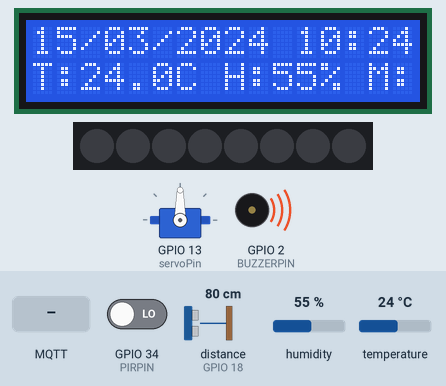
Bench run of a sketch on a simulated ESP32-S2. Parts: 16×2 character LCD, 8 RGB LEDs in strip order, left to right, servo, buzzer (waves = sounding). Wiring (from diagram.json): ultrasonic range finder: trigger GPIO 5; echo GPIO 18. The inputs (shaded band) are chosen by the test bench; at power-on: GPIO 34 (PIRPIN) LOW, distance to the obstacle (sensor on GPIO 18) 80 cm, humidity 55 %, temperature 24 °C. The echo pulse lasts 58.3 µs per cm; WiFi joins after 1.5 s; servers stay silent unless stated; the local clock reads 2024-03-15 10:24:30 at power-on unless the sketch sets it; random numbers use the default seed unless the sketch sets one; no MQTT or app messages arrive unless stated; what the sketch prints to the serial monitor is not drawn.

Above: at 2.8 s.
2.9 s: GPIO 34 (PIRPIN) driven HIGH
At 7.1 s:
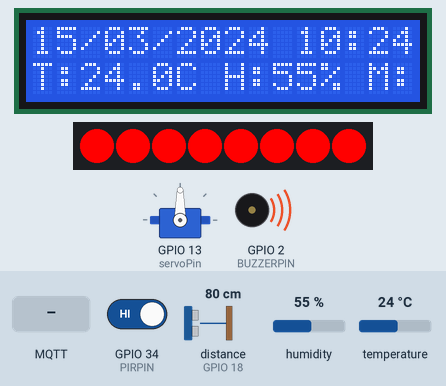
8.1 s: distance to the obstacle (sensor on GPIO 18) set to 94 cm
12.9 s: distance to the obstacle (sensor on GPIO 18) set to 104 cm
At 17.1 s:
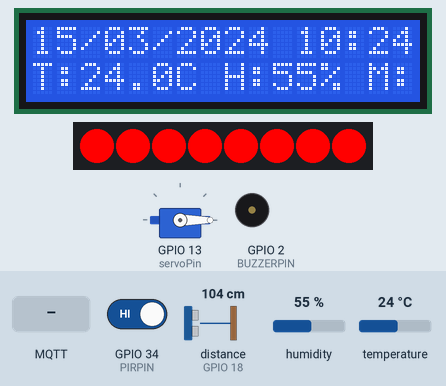
18.2 s: MQTT message "abrir" arrives on the first subscribed topic
At 22.0 s:
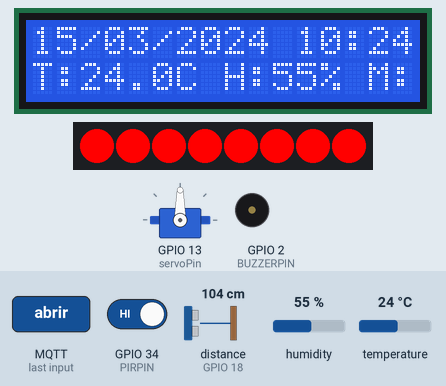
23.2 s: GPIO 34 (PIRPIN) driven LOW
At 28.2 s:
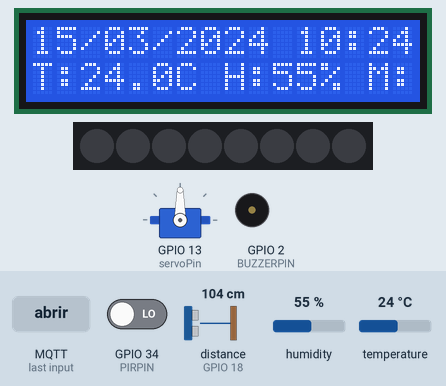
33.3 s: humidity set to 22 %
At 38.2 s:
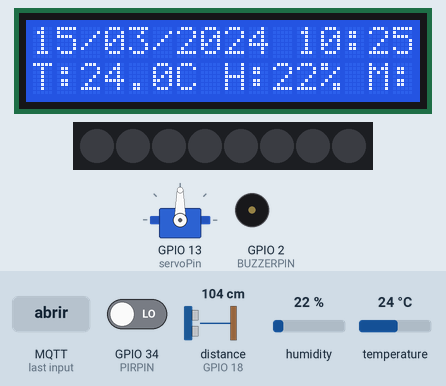
Timing chart, 0 to 39.3 s (numbered marks = the images above; inputs shaded):
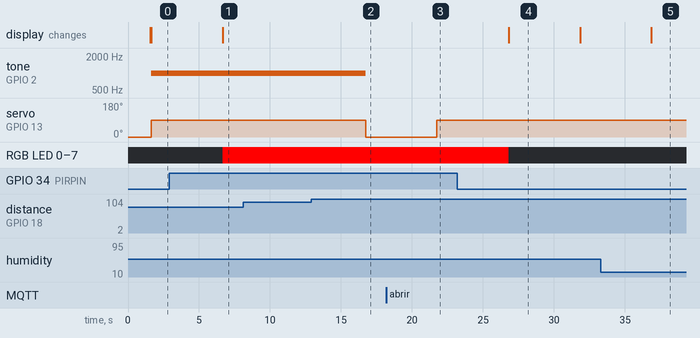

The sketch:

sketch.ino
```cpp
#include <DHT.h>
#include <WiFi.h>
#include <Wire.h>
#include <PubSubClient.h>
#include <LiquidCrystal.h>
#include <Adafruit_NeoPixel.h>
#include <ESP32Servo.h>
#include "time.h"

// ---- Configuración NTP ----
const char* NTP_SERVER = "pool.ntp.org";
const long UTC_OFFSET = -21600; // GMT-6
const long UTC_OFFSET_DST = 0;

// ---- Pines ----
#define DHTPIN 4
#define PIRPIN 34
#define TRIGPIN 5
#define ECHOPIN 18
#define BUZZERPIN 2
#define RING_DIN 15
const int servoPin = 13;

// LCD
LiquidCrystal lcd(16, 17, 19, 20, 21, 26);

// MQTT
const char* mqttServer = "broker.hivemq.com";
const int mqttPort = 1883;
const char* topicTemp = "sensor/temperatura";
const char* topicHumi = "sensor/humedad";
const char* topicMovimiento = "sensor/movimiento";
const char* topicDistancia = "sensor/distancia";
const char* topicFecha = "sensor/fecha";
const char* topicServo = "sensor/servo";

WiFiClient espClient;
PubSubClient client(espClient);

// Sensores
DHT dht(DHTPIN, DHT22);
Adafruit_NeoPixel pixels(8, RING_DIN, NEO_GRB + NEO_KHZ800);
Servo miServo;

// Estado
bool controlManual = false;
unsigned long tiempoActivacionServo = 0;
String estadoServo = "cerrado";
int pirState = LOW;

void setup() {
  Serial.begin(115200);
  pinMode(PIRPIN, INPUT);
  pinMode(TRIGPIN, OUTPUT);
  pinMode(ECHOPIN, INPUT);
  pinMode(BUZZERPIN, OUTPUT);
  pinMode(RING_DIN, OUTPUT);

  WiFi.begin("Wokwi-GUEST", "");
  while (WiFi.status() != WL_CONNECTED) {
    delay(500);
    Serial.print(".");
  }
  Serial.println("\nWiFi conectado");

  configTime(UTC_OFFSET, UTC_OFFSET_DST, NTP_SERVER);
  dht.begin();
  lcd.begin(16, 2);
  Wire.begin();
  pixels.begin();
  pixels.show();
  miServo.attach(servoPin);
  miServo.write(0); // Inicialmente cerrado

  client.setServer(mqttServer, mqttPort);
  client.setCallback(callback);
  while (!client.connected()) {
    Serial.print("Conectado a MQTT...");
    String clientID = "esp32_client_" + String(random(0xffff), HEX);
    if (client.connect(clientID.c_str())) {
      client.subscribe("home9/ebb2025/servo1");
      client.publish(topicServo, estadoServo.c_str());
    } else {
      delay(2000);
    }
  }
}

void loop() {
  client.loop();

  float temp = dht.readTemperature();
  float humi = dht.readHumidity();
  float distancia = medirDistancia();
  int val = digitalRead(PIRPIN);
  String fechaHora = obtenerFechaHora();

  // Mostrar en LCD
  lcd.setCursor(0, 0); lcd.print("                ");
  lcd.setCursor(0, 0); lcd.print(fechaHora);
  lcd.setCursor(0, 1);
  lcd.printf("T:%.1fC H:%d%% M:%d D:%dcm  ", temp, (int)humi, val == HIGH, (int)distancia);

  // --- Mostrar en formato JSON en Serial ---
  Serial.println("{");
  Serial.print("  \"fecha_hora\": \""); Serial.println(fechaHora);
  Serial.print("  \"temperatura_c\": "); Serial.println(temp, 2);
  Serial.print("  \"humedad_pct\": "); Serial.println(humi, 2);
  Serial.print("  \"movimiento\": "); Serial.println(val == HIGH ? "SI" : "No");
  Serial.print("  \"distancia_cm\": "); Serial.println(distancia, 2);
  Serial.print("  \"estado_servo\": \""); Serial.print(estadoServo); Serial.println("\"");
  Serial.println("}");
  Serial.println();

  // NeoPixel
  if (val == HIGH) {
    activarNeoPixel(255, 0, 0);
    if (pirState == LOW) pirState = HIGH;
  } else {
    apagarNeoPixel();
    if (pirState == HIGH) pirState = LOW;
  }

  // Buzzer
  if (distancia < 100) tone(BUZZERPIN, 1000);
  else noTone(BUZZERPIN);

  // Servo automático (si no está en control manual)
  if (!controlManual) {
    if (distancia < 100) {
      miServo.write(90);
      if (estadoServo != "abierto") {
        estadoServo = "abierto";
        client.publish(topicServo, estadoServo.c_str());
      }
      tiempoActivacionServo = millis();
    } else if (millis() - tiempoActivacionServo >= 5000) {
      miServo.write(0);
      if (estadoServo != "cerrado") {
        estadoServo = "cerrado";
        client.publish(topicServo, estadoServo.c_str());
      }
    }
  }

  // Publicar datos por MQTT
  client.publish(topicTemp, String(temp).c_str());
  client.publish(topicHumi, String(humi).c_str());
  client.publish(topicMovimiento, String(val).c_str());
  client.publish(topicDistancia, String(distancia).c_str());
  client.publish(topicFecha, fechaHora.c_str());

  delay(5000);
}

float medirDistancia() {
  digitalWrite(TRIGPIN, LOW);
  delayMicroseconds(2);
  digitalWrite(TRIGPIN, HIGH);
  delayMicroseconds(10);
  digitalWrite(TRIGPIN, LOW);
  return pulseIn(ECHOPIN, HIGH) / 58.0;
}

String obtenerFechaHora() {
  struct tm timeinfo;
  if (!getLocalTime(&timeinfo)) {
    return "Sin hora";
  }
  char buffer[20];
  strftime(buffer, sizeof(buffer), "%d/%m/%Y %H:%M:%S", &timeinfo);
  return String(buffer);
}

void activarNeoPixel(uint8_t r, uint8_t g, uint8_t b) {
  for (int i = 0; i < pixels.numPixels(); i++) {
    pixels.setPixelColor(i, pixels.Color(r, g, b));
  }
  pixels.show();
}

void apagarNeoPixel() {
  for (int i = 0; i < pixels.numPixels(); i++) {
    pixels.setPixelColor(i, pixels.Color(0, 0, 0));
  }
  pixels.show();
}

void callback(char* topic, byte* message, unsigned int length) {
  String msg = "";
  for (int i = 0 ; i < length; i++) msg += (char)message[i];

  if (String(topic) == "home9/ebb2025/servo1") {
    controlManual = true;
    if (msg == "abrir") {
      miServo.write(90);
      estadoServo = "abierto";
      client.publish(topicServo, estadoServo.c_str());
    } else if (msg == "cerrar") {
      miServo.write(0);
      estadoServo = "cerrado";
      client.publish(topicServo, estadoServo.c_str());
    }
  }
}
```

Measured:
- the behaviour switches between 99 and 100 cm on distance to the obstacle (sensor on GPIO 18) (found by bisection; images 1 and 2)
- after the input at 2.9 s, RGB LED 0–7: off → RGB(255, 0, 0) after 3.8 s
- after the input at 8.1 s, every drawn part: stays the same
- after the input at 12.9 s, tone on GPIO 2 (BUZZERPIN): 1000 Hz → silent after 3.8 s; servo on GPIO 13 (servoPin): 90° → 0° after 3.8 s
- after the input at 18.2 s, servo on GPIO 13 (servoPin): 0° → 90° after 3.5 s
- after the input at 33.3 s, the display: changes after 3.6 s (image 5)
- what the display in image 4 shows lasts 5.0 s, from 26.8 s to 31.8 s
